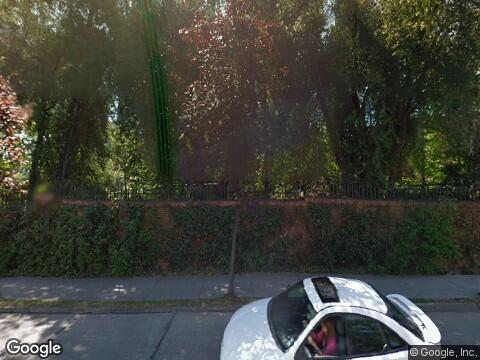
#> input picture img/-33.37785239116719,-70.51880931545742.jpg, 480 x 360 px; its folder holds only this picture in this run
$ python -i image_gen.py   (imports and definitions only)
#> lines starting #> are read from the running program, lines starting #| are printed output that depends on the picture
import torch
from PIL import Image as PILImage
import numpy as np
from torch import nn
import cv2
from functools import reduce

# [38 lines left out: functions segmentation_to_image, attention_to_images, masked_attention_images, shape_attention, not called in this run]

def clear_zeros(attention):
    _min = np.where(attention != 0.0, attention, np.inf).min()
    return np.where(attention != 0.0, attention, _min)

def gray_image(image,output_size):
#> called with output_size = 'out.png'
    try:
        cvImage = cv2.cvtColor(image.cpu().numpy(), cv2.COLOR_RGB2BGR)
    except AttributeError:
        cvImage = cv2.cvtColor(image, cv2.COLOR_RGB2BGR)
#> cvImage is the input picture: shape (360, 480, 3); mean B, G, R 57, 65.6, 64.1

    cvImage = cv2.cvtColor(cvImage, cv2.COLOR_BGR2GRAY)
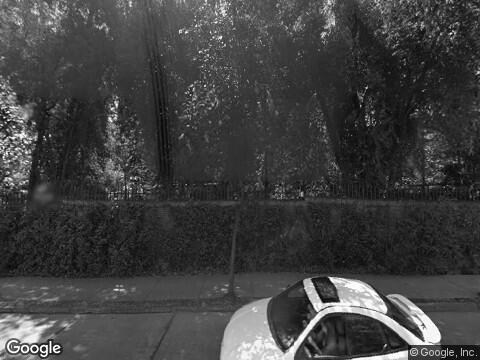
#> cvImage: shape (360, 480); min 0, max 255, mean 64.2
    cvImage = cv2.cvtColor(cvImage, cv2.COLOR_GRAY2BGR) #we neeed a 3 dimensional gray image
#> cvImage: shape (360, 480, 3)
#> (the run stopped early here; a loop or call above may not have finished)

$ run again, on img/-33.44636097160883,-70.61266979495268.jpg
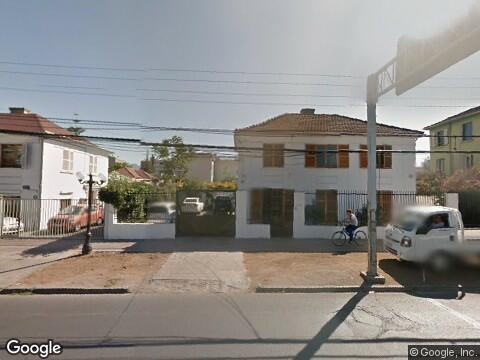
#> input picture img/-33.44636097160883,-70.61266979495268.jpg, 480 x 360 px
#> in gray_image, cvImage is the input picture: shape (360, 480, 3); mean B, G, R 133.8, 137.4, 140.2
#> in gray_image, `cvImage = cv2.cvtColor(cvImage, cv2.COLOR_BGR2GRAY)`:
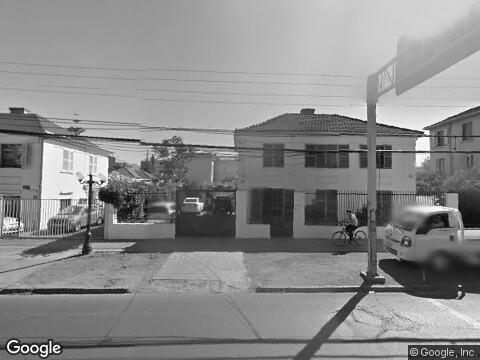
#> cvImage: shape (360, 480); min 1, max 255, mean 137.8

$ run again, on img/-33.596019976,-70.680289048.jpg
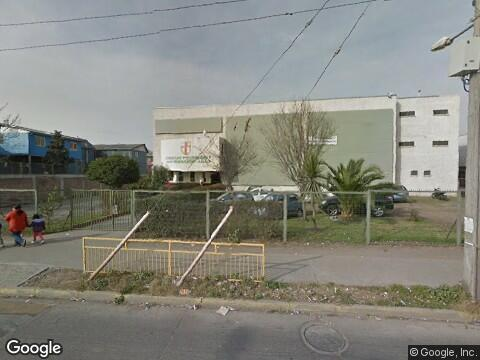
#> input picture img/-33.596019976,-70.680289048.jpg, 480 x 360 px
#> in gray_image, cvImage is the input picture: shape (360, 480, 3); mean B, G, R 124.6, 133.2, 133
#> in gray_image, `cvImage = cv2.cvtColor(cvImage, cv2.COLOR_BGR2GRAY)`:
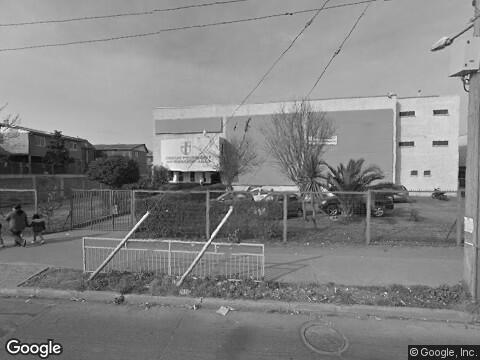
#> cvImage: shape (360, 480); min 3, max 255, mean 132.1

$ run again, on img/-33.60876,-70.51648265178572.jpg
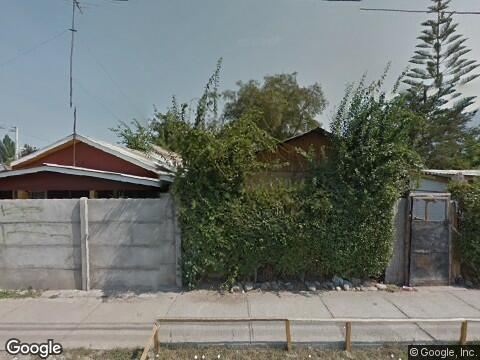
#> input picture img/-33.60876,-70.51648265178572.jpg, 480 x 360 px
#> in gray_image, cvImage is the input picture: shape (360, 480, 3); mean B, G, R 112.3, 117.8, 113.2
#> in gray_image, `cvImage = cv2.cvtColor(cvImage, cv2.COLOR_BGR2GRAY)`:
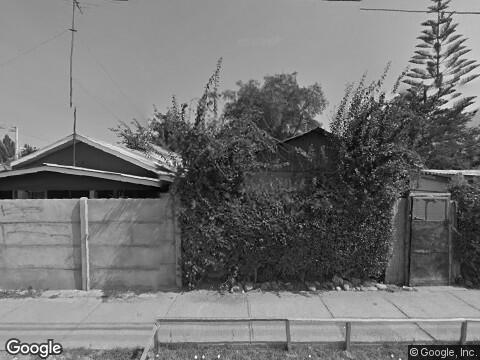
#> cvImage: shape (360, 480); min 0, max 255, mean 115.8
